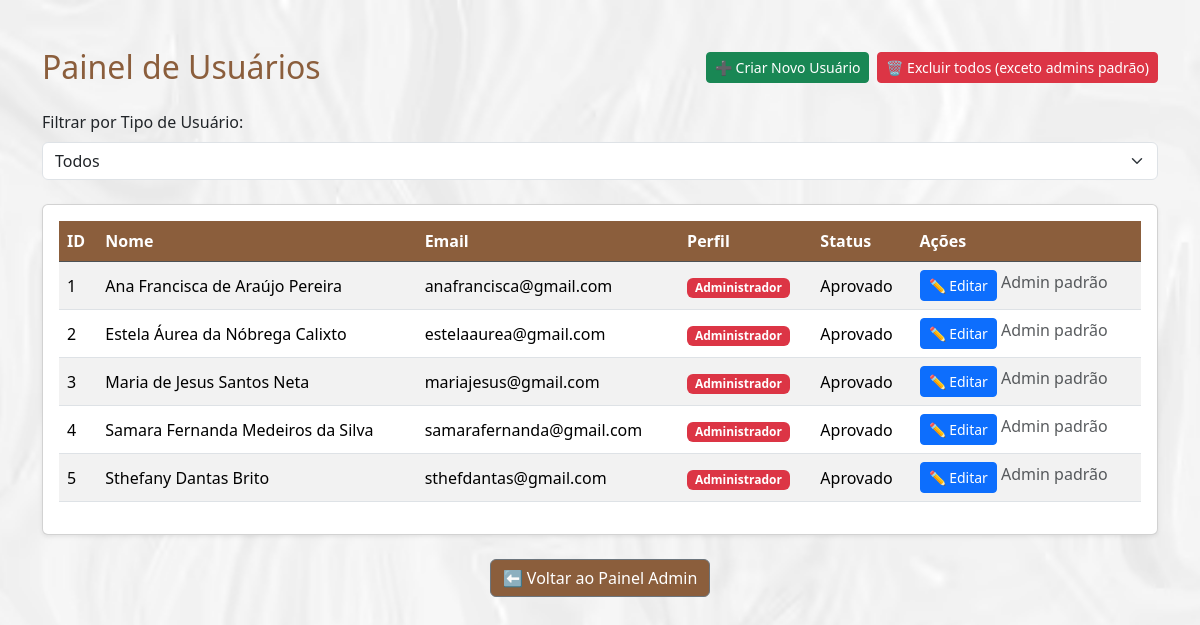
The page /admin/usuarios (signed in) on the database its author committed.
### models.py (models this page shows)
class User(db.Model):
    __tablename__ = 'tb_usuarios'
    id = db.Column('usu_id', db.Integer, primary_key=True)
    nome = db.Column('usu_nome', db.String(200), nullable=False)
    email = db.Column('usu_email', db.String(200), unique=True, nullable=False)
    senha_hash = db.Column('usu_senha', db.String(200), nullable=False)
    perfil = db.Column(
        'usu_tipo',
        db.Enum('cliente', 'profissional', 'admin', name='perfil_enum'),
        nullable=False,
        default='cliente'
    )
    is_ativo = db.Column('usu_ativo', db.Boolean, nullable=False, default=True)
    cliente = db.relationship(
        'Cliente',
        uselist=False,
        back_populates='user',
        cascade='all, delete-orphan'
    )
    profissional = db.relationship(
        'Profissional',
        uselist=False,
        back_populates='user',
        cascade='all, delete-orphan'
    )
    administrador = db.relationship(
        'Administrador',
        uselist=False,
        back_populates='user',
        cascade='all, delete-orphan'
    )
    notificacoes = db.relationship(
        'Notificacao',
        back_populates='user',
        cascade='all, delete-orphan'
    )

class Administrador(db.Model):
    __tablename__ = 'tb_administradores'
    id = db.Column('adm_id', db.Integer, primary_key=True)
    user_id = db.Column(
        'adm_usu_id',
        db.Integer,
        db.ForeignKey('tb_usuarios.usu_id'),
        unique=True,
        nullable=False
    )
    nivel_acesso = db.Column('adm_nivel', db.String(100), default='geral')
    status = db.Column(
        'adm_status',
        db.Enum('pendente', 'aprovado', 'reprovado', name='status_admin_enum'),
        nullable=False,
        default='aprovado'  # mantém admins criados pelo script como aprovados
    )
    user = db.relationship('User', back_populates='administrador')

### app.py (the view)
@app.route('/admin/usuarios')
@exige_login
def painel_usuarios():
    u = current_user()
    if u.perfil != 'admin':
        flash("Apenas administradores podem acessar o painel de usuários.", "danger")
        return redirect(url_for('index'))
    usuarios = User.query.all()
    return render_template('painel_usuarios.html', user=u, usuarios=usuarios)

### app.py (called while the page is built)
def current_user():
    uid = session.get('user_id')
    if not uid:
        return None
    return User.query.get(uid)

def exige_login(func):
    from functools import wraps
    @wraps(func)
    def wrapper(*args, **kwargs):
        if not current_user():
            return redirect(url_for('index'))
        return func(*args, **kwargs)
    return wrapper

### templates/painel_usuarios.html (shortened to what this page needs)
<!DOCTYPE html>
<html lang="pt-br">
<head>
    <link href="https://cdn.jsdelivr.net/npm/bootstrap@5.3.3/dist/css/bootstrap.min.css" rel="stylesheet">
    <link rel="stylesheet" href="{{ url_for('static', filename='css/painel_usuarios.css') }}">
</head>
<body class="bg-light">
    <div class="container py-5">
        <div class="d-flex justify-content-between align-items-center mb-4">
            <h2 class="mb-0 text-dark">Painel de Usuários</h2>
            <div class="d-flex gap-2">
                <a href="{{ url_for('criar_usuario') }}" class="btn btn-sm btn-success">
                    ➕ Criar Novo Usuário
                </a>
                <form method="post"
                      action="{{ url_for('limpar_usuarios') }}"
                      onsubmit="return confirm('Tem certeza que deseja excluir TODOS os usuários, exceto os admins padrão? Esta ação não pode ser desfeita.');">
                    <button type="submit" class="btn btn-sm btn-danger">
                        🗑️ Excluir todos (exceto admins padrão)
                    </button>
                </form>
            </div>
        </div>
        <div class="mb-4">
            <label for="userFilter" class="form-label">Filtrar por Tipo de Usuário:</label>
            <select id="userFilter" class="form-select" onchange="filterUsers()">
                <option value="all">Todos</option>
            </select>
        </div>
        <div class="card shadow-sm">
            <div class="card-body">
                <table class="table table-striped table-hover align-middle">
                    <thead class="table-dark">
                        <tr>
                            <th>ID</th>
                            <th>Nome</th>
                            <th>Email</th>
                            <th>Perfil</th>
                            <th>Status</th>
                            <th>Ações</th>
                        </tr>
                    </thead>
                    <tbody id="userTableBody">
                        {% for u in usuarios %}
                        <tr class="{{ u.perfil }}">
                            <td>{{ u.id }}</td>
                            <td>{{ u.nome }}</td>
                            <td>{{ u.email }}</td>
                            <td>
                                {% if u.perfil == 'admin' %}
                                    <span class="badge bg-danger">Administrador</span>
                                {% elif u.perfil == 'profissional' %}
                                    <span class="badge bg-primary">Profissional</span>
                                {% else %}
                                    <span class="badge bg-success">Cliente</span>
                                {% endif %}
                            </td>
                            <td>
                                {% if u.perfil == 'profissional' %}
                                    {{ u.profissional.status|capitalize }}
                                {% elif u.perfil == 'admin' %}
                                    {{ u.administrador.status|capitalize }}
                                {% else %}
                                    {% if u.is_ativo %}Ativo{% else %}Inativo{% endif %}
                                {% endif %}
                            </td>
                            <td>
                                {% set is_admin_padrao = u.perfil == 'admin' and u.email in [
                                    'anafrancisca@gmail.com',
                                    'estelaaurea@gmail.com',
                                    'mariajesus@gmail.com',
                                    'samarafernanda@gmail.com',
                                    'sthefdantas@gmail.com'
                                ] %}
                                <div class="d-flex gap-1 flex-wrap">
                                    <a href="{{ url_for('editar_usuario', user_id=u.id) }}" class="btn btn-sm btn-primary" title="Editar">
                                        ✏️ Editar
                                    </a>
                                    {% if is_admin_padrao %}
                                        <span class="text-muted">Admin padrão</span>
                                    {% endif %}
                                </div>
                            </td>
                        </tr>
                        {% endfor %}
                    </tbody>
                </table>
            </div>
        </div>
        <div class="text-center mt-4">
            <a href="{{ url_for('dashboard_admin') }}" class="btn btn-secondary">⬅ Voltar ao Painel Admin</a>
        </div>
    </div>
</body>
</html>

### static/css/painel_usuarios.css (style rules this page uses)
.text-dark { --bs-text-opacity: 1; color: #8b5e3c !important; }
.table thead th { background-color: #8b5e3c; color: white; }
.btn-secondary { --bs-btn-bg: #8b5e3c; }
body.bg-light { background-image: url("../imgs/plano_de_fundo.jpg") !important; background-repeat: no-repeat !important; background-size: cover !important; background-position: center !important; background-attachment: fixed !important; }

### rows shown on the page
User: id "1", nome "Ana Francisca de Araújo Pereira", email "anafrancisca@gmail.com", usu_tipo "Administrador", administrador.status "Aprovado"
User: id "2", nome "Estela Áurea da Nóbrega Calixto", email "estelaaurea@gmail.com", usu_tipo "Administrador", administrador.status "Aprovado"
User: id "3", nome "Maria de Jesus Santos Neta", email "mariajesus@gmail.com", usu_tipo "Administrador", administrador.status "Aprovado"
User: id "4", nome "Samara Fernanda Medeiros da Silva", email "samarafernanda@gmail.com", usu_tipo "Administrador", administrador.status "Aprovado"
User: id "5", nome "Sthefany Dantas Brito", email "sthefdantas@gmail.com", usu_tipo "Administrador", administrador.status "Aprovado"
